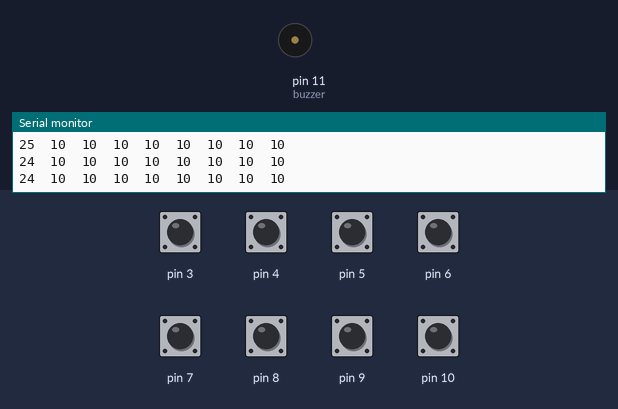
The sketch below on a simulated Arduino Uno, built with avr-gcc and run on an emulated ATmega328P. On the bench: buzzer (waves = sounding), the last lines printed to the serial monitor. The inputs (shaded band) are chosen by the test bench; at power-on: pin 3–10 HIGH.

Above: at 1.2 s.
1.3 s: pin 3 pulled LOW for 1 s
At 2.1 s:
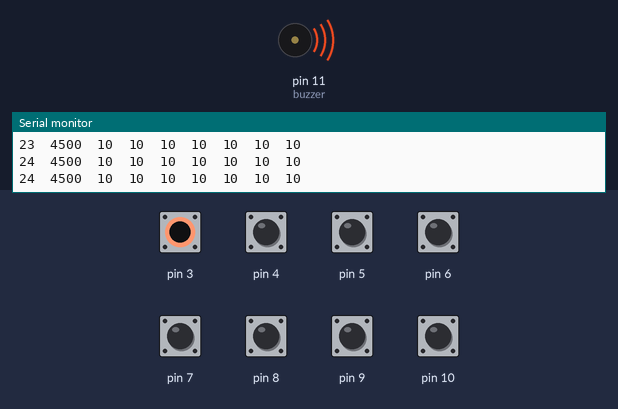
3.8 s: pin 4 pulled LOW for 1 s
At 5.2 s:
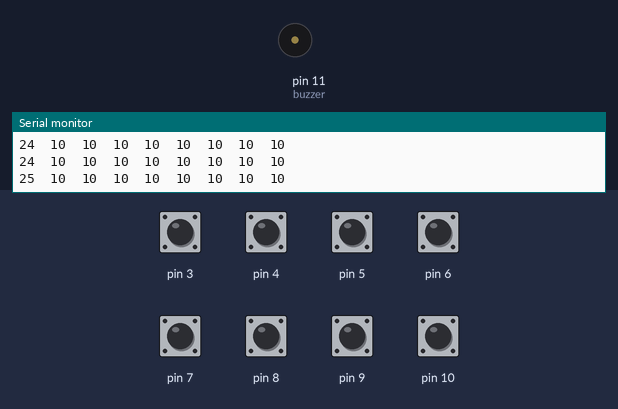
7.8 s: pin 5 pulled LOW for 1 s
At 8.6 s:
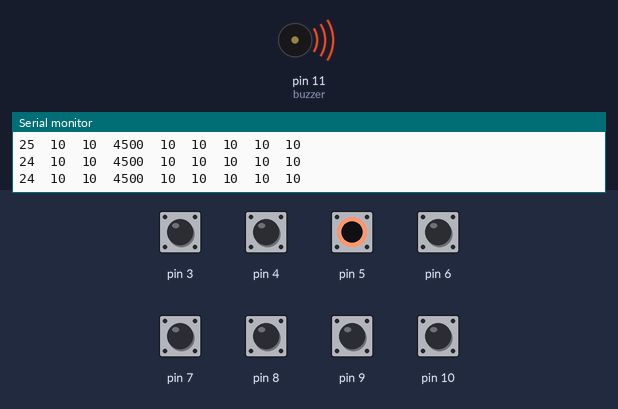
11.8 s: pin 6 pulled LOW for 1 s
At 13.1 s:
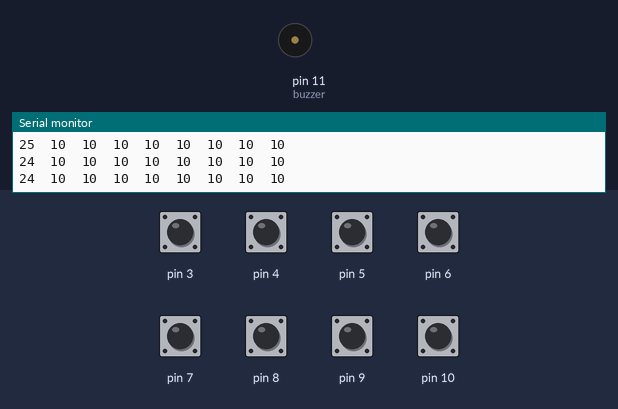
15.8 s: pin 7 pulled LOW for 0.15 s
At 15.9 s:
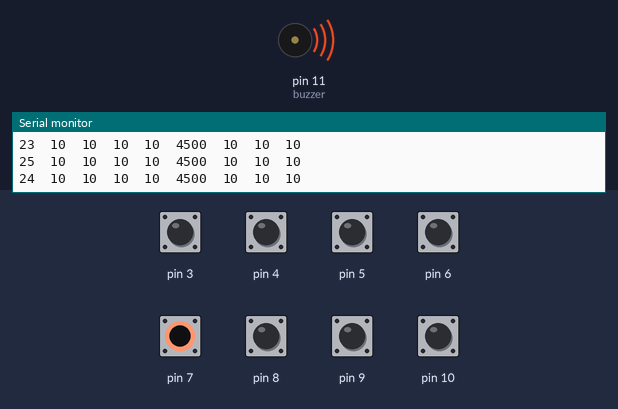
17.4 s: pin 8 pulled LOW for 0.15 s
At 17.9 s:
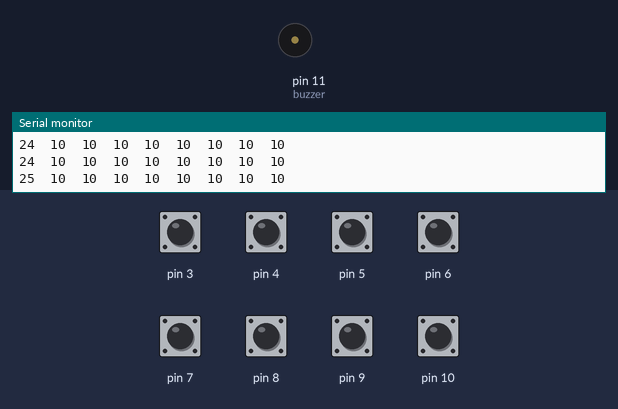
Timing chart, 0 to 20.4 s (numbered marks = the images above; inputs shaded):
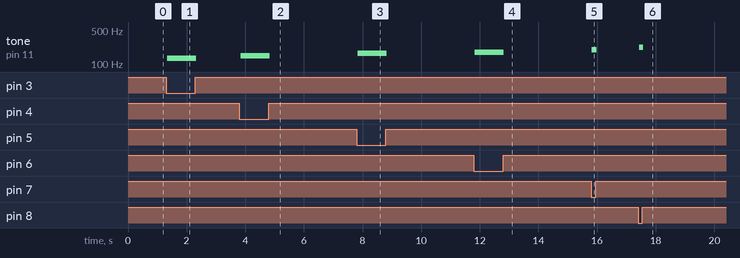

The sketch:

sketch_apr12a.ino
```cpp
#include <CapacitiveSensor.h>
#define buzzer 11
CapacitiveSensor   cs_2_3 = CapacitiveSensor(2,3);
CapacitiveSensor   cs_2_4 = CapacitiveSensor(2,4);
CapacitiveSensor   cs_2_5 = CapacitiveSensor(2,5);
CapacitiveSensor   cs_2_6 = CapacitiveSensor(2,6);
CapacitiveSensor   cs_2_7 = CapacitiveSensor(2,7);
CapacitiveSensor   cs_2_8 = CapacitiveSensor(2,8);
CapacitiveSensor   cs_2_9 = CapacitiveSensor(2,9);
CapacitiveSensor   cs_2_10 = CapacitiveSensor(2,10);
void setup()
{
  cs_2_6.set_CS_AutocaL_Millis(0xFFFFFFFF);
  Serial.begin(9600);
}
void loop()
{
  long s = millis();
  long t1 =  cs_2_3.capacitiveSensor(30);
  long t2 =  cs_2_4.capacitiveSensor(30);
  long t3 =  cs_2_5.capacitiveSensor(30);
  long t4 =  cs_2_6.capacitiveSensor(30);
  long t5 =  cs_2_7.capacitiveSensor(30);
  long t6 =  cs_2_8.capacitiveSensor(30);
  long t7 =  cs_2_9.capacitiveSensor(30);
  long t8 =  cs_2_10.capacitiveSensor(30);
  Serial.print(millis() - s);
  Serial.print("\t");
  Serial.print(t1);
  Serial.print("\t");
  Serial.print(t2);
  Serial.print("\t");
  Serial.print(t3);
  Serial.print("\t");
  Serial.print(t4);
  Serial.print("\t");
  Serial.print(t5);
  Serial.print("\t");
  Serial.print(t6);
  Serial.print("\t");
  Serial.print(t7);
  Serial.print("\t");
  Serial.println(t8);
  if (t1 > 500) tone(buzzer,131);
  if (t2 > 500) tone(buzzer,147);
  if (t3 > 500) tone(buzzer,165);
  if (t4 > 500) tone(buzzer,175);
  if (t5 > 500) tone(buzzer,196);
  if (t6 > 500) tone(buzzer,220);
  if (t7 > 500) tone(buzzer,247);
  if (t8 > 500) tone(buzzer,262);
  if (t1<=500  &  t2<=500  &  t3<=500 & t4<=500  &  t5<=500  &  t6<=500 &  t7<=500 &  t8<=500)
    noTone(buzzer);
delay(10);
}
```

Measured:
- after the input at 1.3 s, tone on pin 11 (buzzer): silent → 131 Hz at once, → silent 0.99 s later
- after the input at 3.8 s, tone on pin 11 (buzzer): silent → 147 Hz at once, → silent 0.99 s later
- after the input at 7.8 s, tone on pin 11 (buzzer): silent → 165 Hz at once, → silent 0.99 s later
- after the input at 11.8 s, tone on pin 11 (buzzer): silent → 175 Hz at once, → silent 0.99 s later
- after the input at 15.8 s, tone on pin 11 (buzzer): silent → 196 Hz at once, → silent 0.18 s later
- after the input at 17.4 s, tone on pin 11 (buzzer): silent → 220 Hz at once, → silent 0.14 s later
